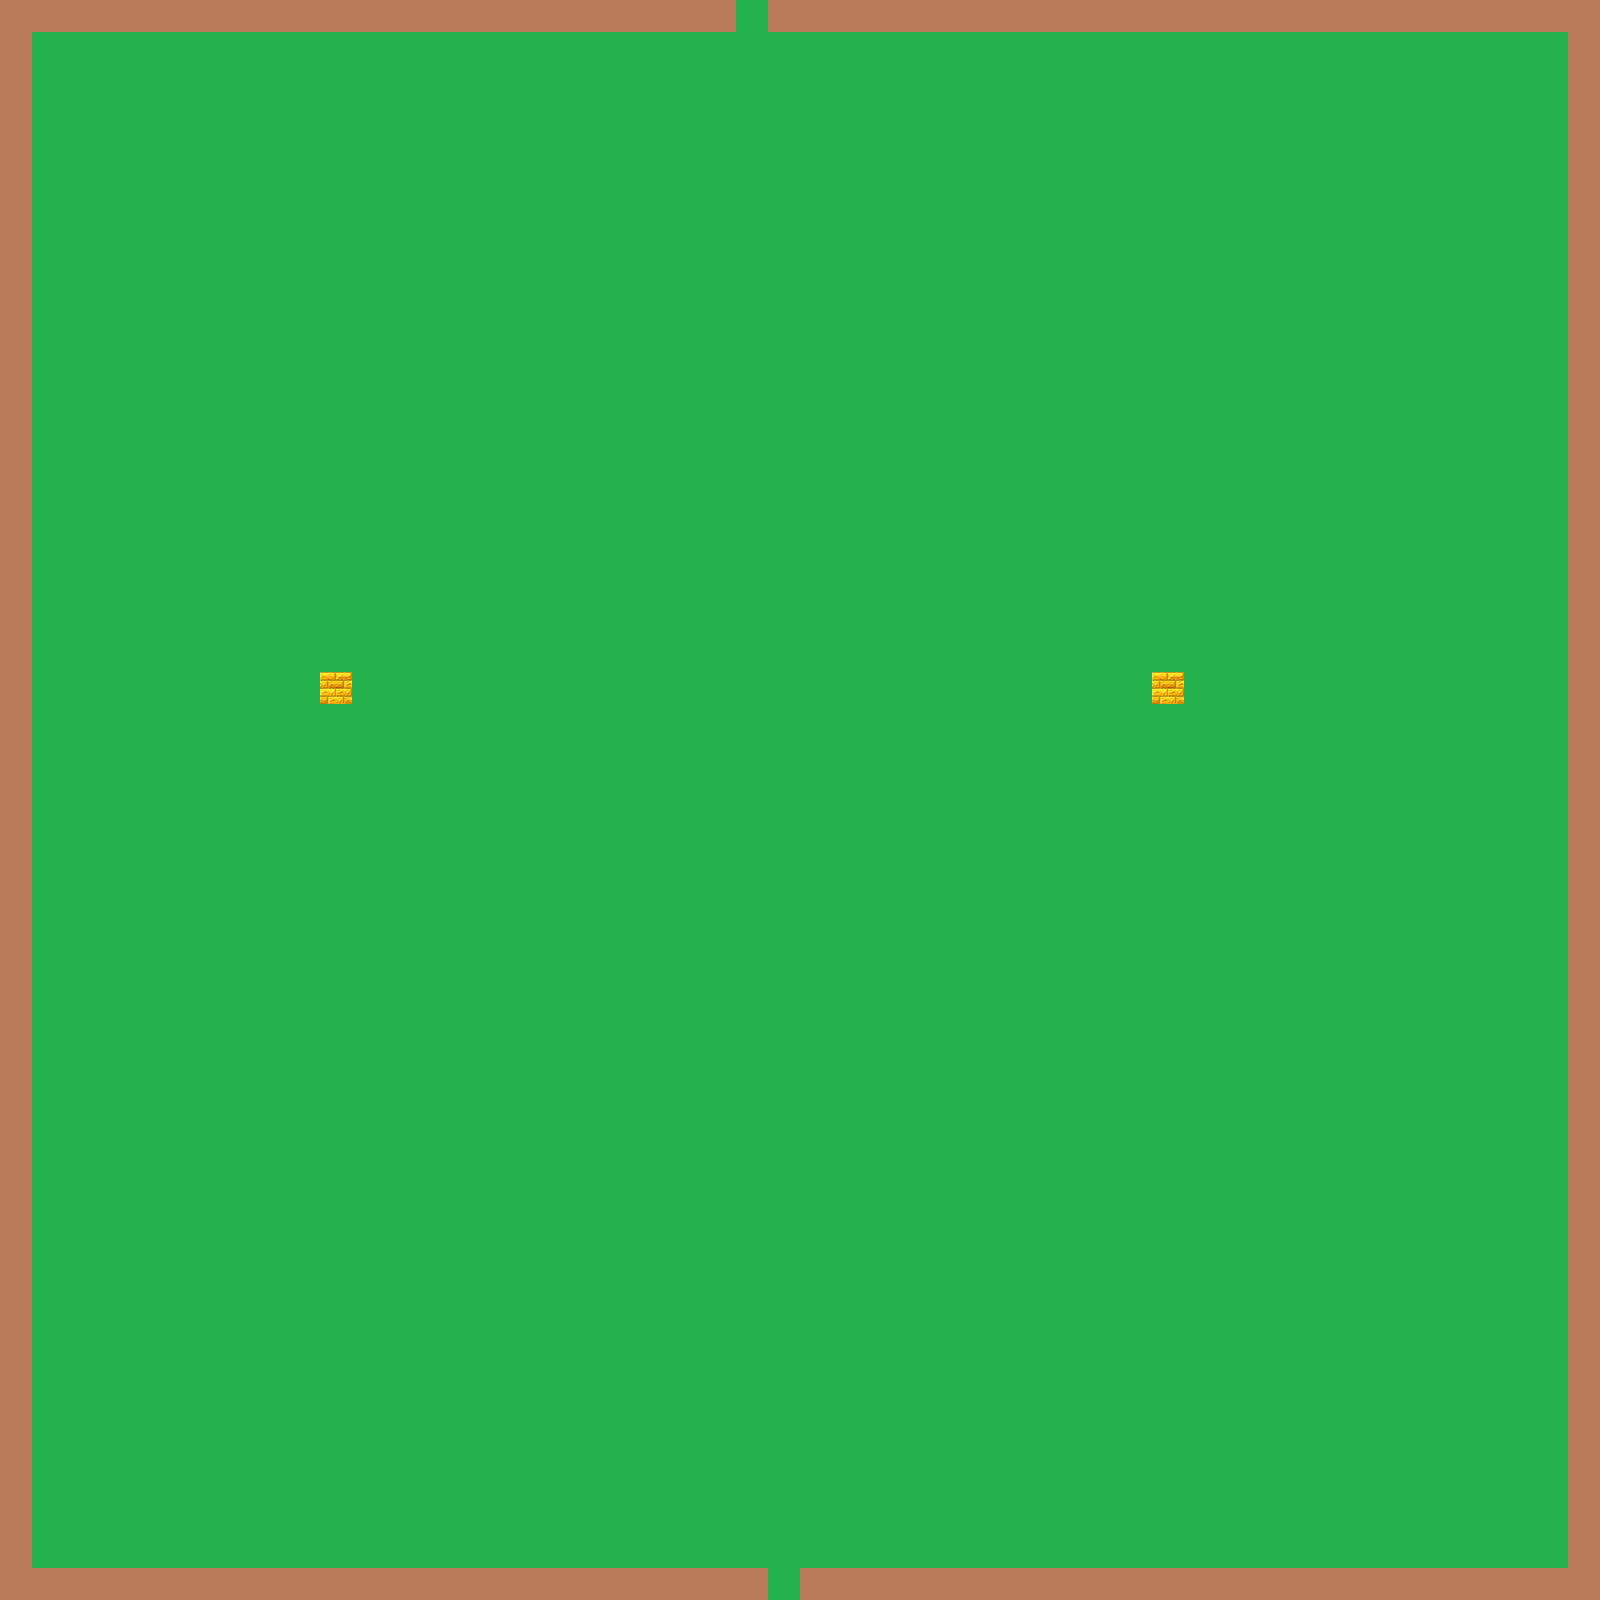

Below is a game level as drawn by its tile map, then a one-line description and the .tmx that defines it (tile-layer data replaced by summaries):
An orthogonal 50x50 tile map with 32x32 px tiles, 2 tile layers (Tile Layer 1, WayPoint), 3 tilesets and 4 objects (WaveSpaner, MonsterGoal, Waypoint, WayPoint).

<map version="1.0" orientation="orthogonal" width="50" height="50" tilewidth="32" tileheight="32">
 <tileset firstgid="1" name="grass" tilewidth="32" tileheight="32">
  <image source="../../sprites/grass.png" width="32" height="32" />
  <tile id="0">
   <properties>
    <property name="collision" value="0" />
   </properties>
  </tile>
 </tileset>
 <tileset firstgid="2" name="wall" tilewidth="32" tileheight="32">
  <image source="../../sprites/wall.png" width="32" height="32" />
  <tile id="0">
   <properties>
    <property name="collision" value="1" />
   </properties>
  </tile>
 </tileset>
 <tileset firstgid="3" name="terrainz" tilewidth="32" tileheight="32">
  <image source="../../sprites/terrainz.png" width="512" height="512" />
 </tileset>
 <layer name="Tile Layer 1" width="50" height="50">
  <data>[2500 cells, 2500 non-empty, 2 distinct tile ids]</data>
 </layer>
 <objectgroup name="MonsterAi" width="50" height="50">
  <object name="WaveSpaner" x="768" y="1568" width="32" height="32">
   <properties>
    <property name="1" value="1,2,3,4,5,6,7,8,9" />
   </properties>
  </object>
  <object name="MonsterGoal" x="736" y="0" width="32" height="32">
   <properties>
    <property name="health" value="10" />
   </properties>
  </object>
  <object name="Waypoint" x="320" y="672" width="32" height="32">
   <properties>
    <property name="number" value="1" />
   </properties>
  </object>
  <object name="WayPoint" x="1152" y="672" width="32" height="32">
   <properties>
    <property name="number" value="2" />
   </properties>
  </object>
 </objectgroup>
 <layer name="WayPoint" width="50" height="50">
  <data>[2500 cells, 2 non-empty, 1 distinct tile ids]</data>
 </layer>
</map>
